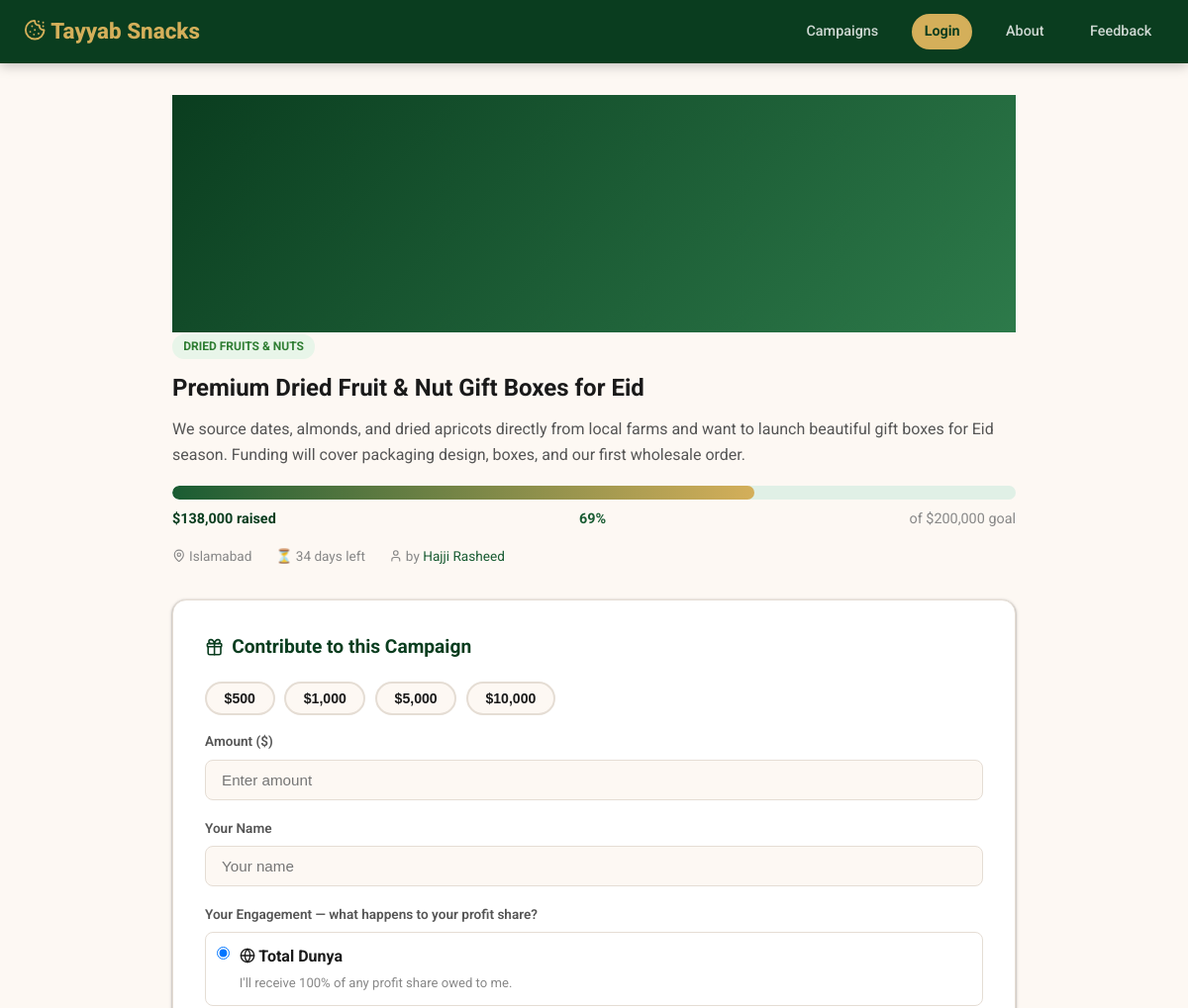
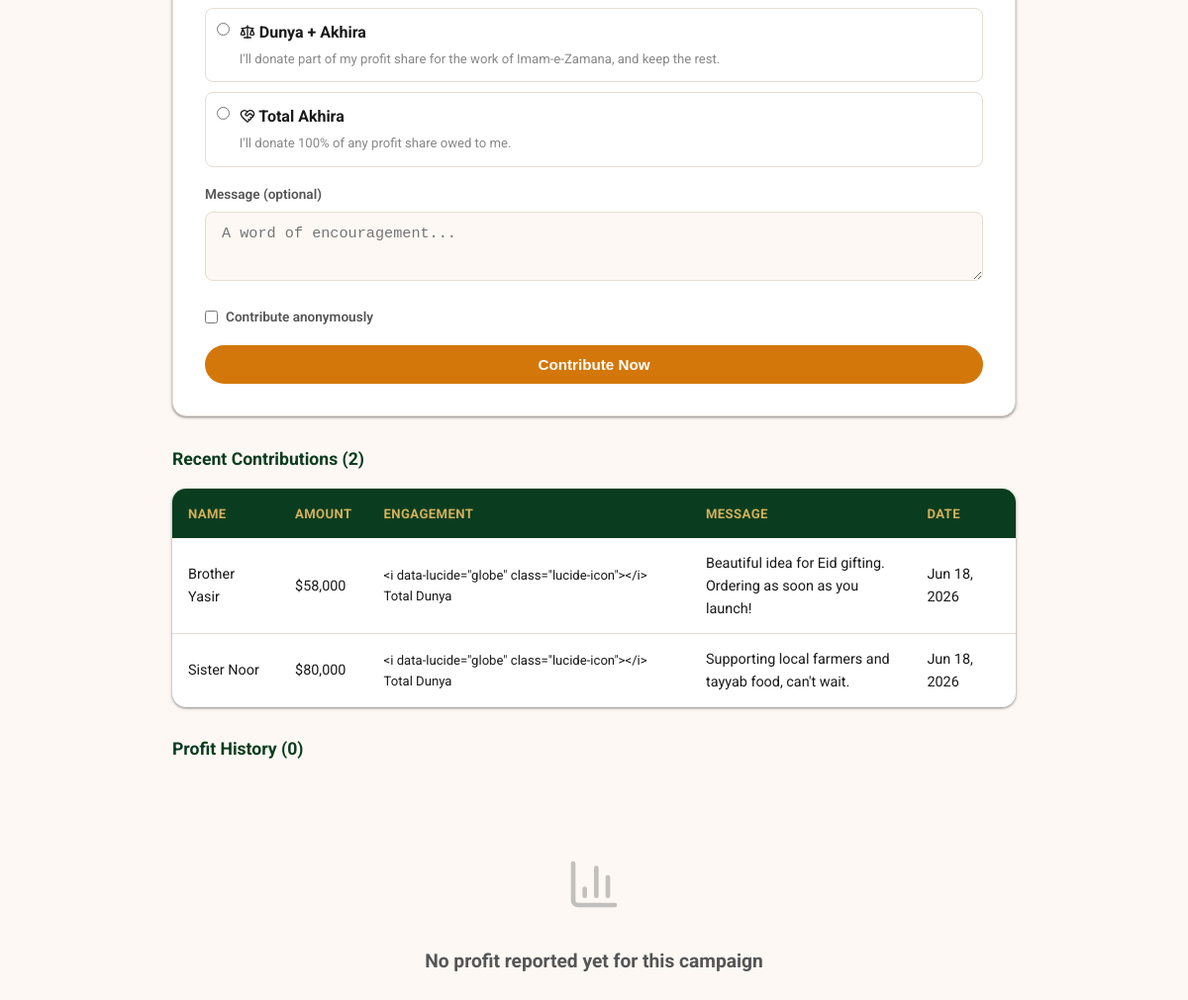
Page /campaign.php?id=3 on the earlier database version (2 pictures, top to bottom).
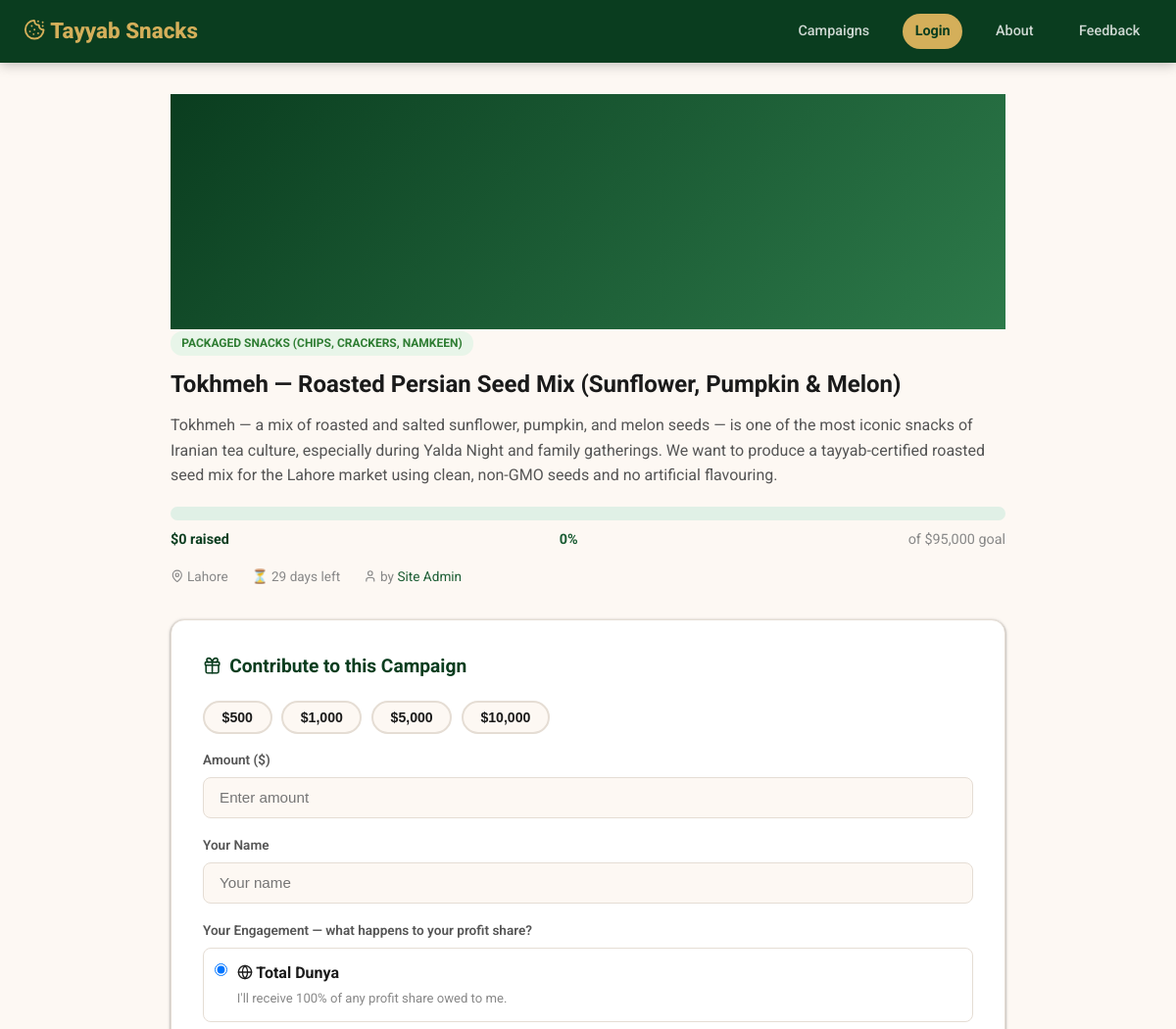
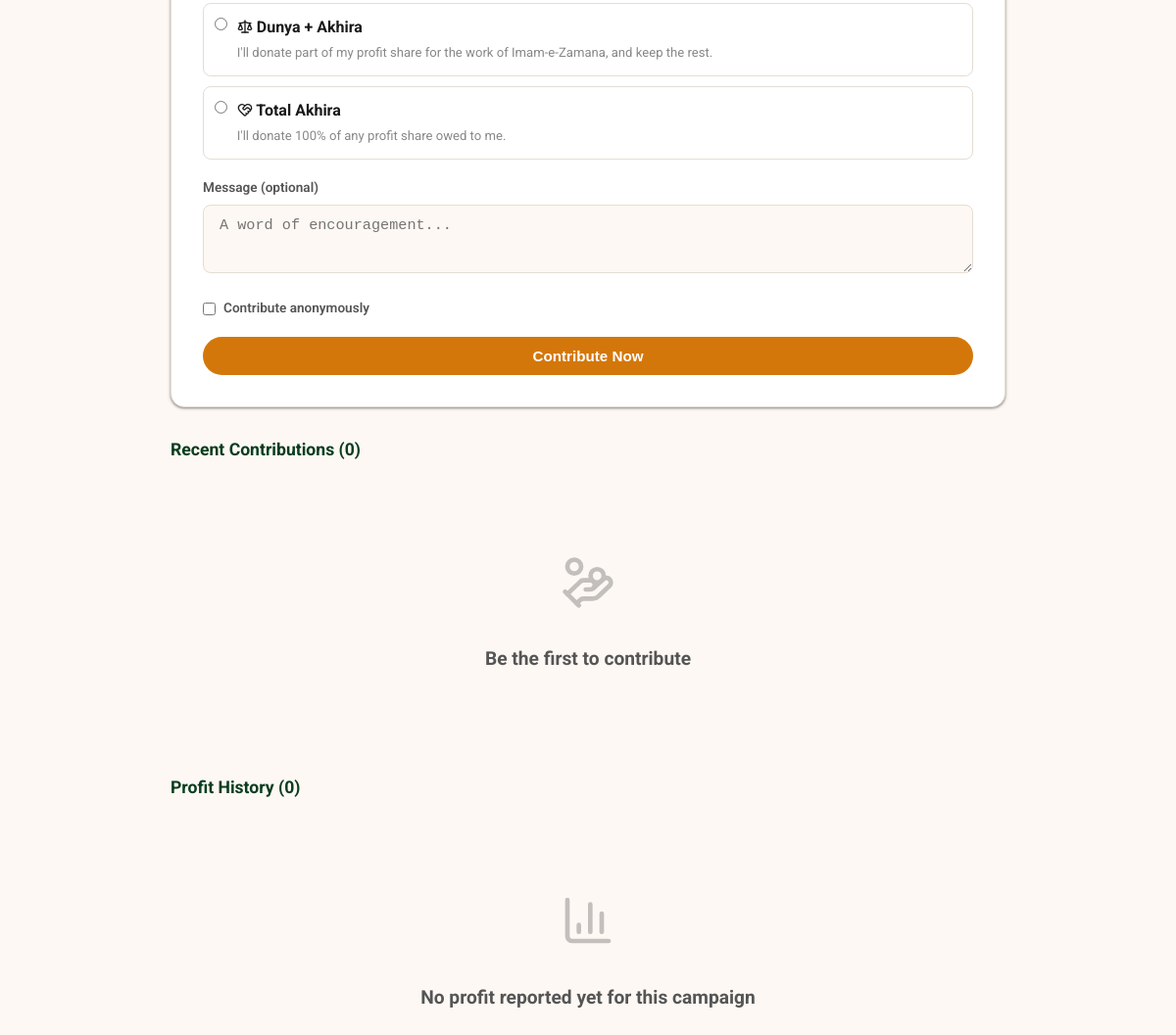
Same page on the later database version (2 pictures, top to bottom).
### tables this page shows
CREATE TABLE IF NOT EXISTS campaigns (
    id            INT UNSIGNED AUTO_INCREMENT PRIMARY KEY,
    user_id       INT UNSIGNED NOT NULL,
    category_id   INT UNSIGNED,
    title         VARCHAR(200) NOT NULL,
    description   TEXT NOT NULL,
    goal_amount   DECIMAL(12,2) NOT NULL,
    raised_amount DECIMAL(12,2) DEFAULT 0.00,
    city          VARCHAR(100),
    image_url     VARCHAR(500),
    deadline      DATE,
    status        ENUM('pending','active','funded','closed','rejected') DEFAULT 'pending',
    created_at    TIMESTAMP DEFAULT CURRENT_TIMESTAMP,
    updated_by    INT UNSIGNED NULL,
    updated_at    TIMESTAMP NULL,
    FOREIGN KEY (user_id)     REFERENCES users(id) ON DELETE CASCADE,
    FOREIGN KEY (category_id) REFERENCES categories(id) ON DELETE SET NULL,
    FOREIGN KEY (updated_by)  REFERENCES users(id) ON DELETE SET NULL,
    INDEX idx_status (status),
    INDEX idx_user (user_id)
);

CREATE TABLE IF NOT EXISTS categories (
    id   INT UNSIGNED AUTO_INCREMENT PRIMARY KEY,
    name VARCHAR(100) NOT NULL,
    icon VARCHAR(10)
);

CREATE TABLE IF NOT EXISTS users (
    id         INT UNSIGNED AUTO_INCREMENT PRIMARY KEY,
    name       VARCHAR(100) NOT NULL,
    email      VARCHAR(150) NOT NULL UNIQUE,
    password   VARCHAR(255) NOT NULL,
    phone      VARCHAR(30),
    city       VARCHAR(100),
    country    VARCHAR(100) DEFAULT 'Pakistan',
    is_admin   TINYINT(1) DEFAULT 0,
    is_verified TINYINT(1) DEFAULT 0,
    verification_token   VARCHAR(64) NULL,
    verification_expires  DATETIME NULL,
    created_at TIMESTAMP DEFAULT CURRENT_TIMESTAMP,
    INDEX idx_email (email)
);

CREATE TABLE IF NOT EXISTS contributions (
    id             INT UNSIGNED AUTO_INCREMENT PRIMARY KEY,
    campaign_id    INT UNSIGNED NOT NULL,
    user_id        INT UNSIGNED,         
    donor_name     VARCHAR(100),
    amount         DECIMAL(10,2) NOT NULL,
    message        TEXT,
    is_anonymous   TINYINT(1) DEFAULT 0,
    akhira_percent TINYINT UNSIGNED DEFAULT 0,
    created_at     TIMESTAMP DEFAULT CURRENT_TIMESTAMP,
    FOREIGN KEY (campaign_id) REFERENCES campaigns(id) ON DELETE CASCADE,
    FOREIGN KEY (user_id)     REFERENCES users(id) ON DELETE SET NULL,
    INDEX idx_campaign (campaign_id)
);

### campaign.php (the view, shortened to what this page needs)
<?php
require_once __DIR__ . '/db.php';
$user = auth();
$id = (int) ($_GET['id'] ?? 0);
$stmt = $pdo->prepare(
    'SELECT c.*, u.name AS creator_name, u.city AS creator_city, cat.name AS cat_name, cat.icon AS cat_icon,
            e.name AS editor_name, e.is_admin AS editor_is_admin
     FROM campaigns c JOIN users u ON u.id = c.user_id LEFT JOIN categories cat ON cat.id = c.category_id
     LEFT JOIN users e ON e.id = c.updated_by
     WHERE c.id = ?'
);
$stmt->execute([$id]);
$campaign = $stmt->fetch();
$contributions = $pdo->prepare('SELECT * FROM contributions WHERE campaign_id = ? ORDER BY created_at DESC LIMIT 20');
$contributions->execute([$id]);
$contributions = $contributions->fetchAll();
$profitReports = $pdo->prepare(
    "SELECT pr.*, (SELECT COALESCE(SUM(payout_amount),0) FROM profit_payouts WHERE profit_report_id = pr.id) AS total_payout,
            (SELECT COALESCE(SUM(donated_amount),0) FROM profit_payouts WHERE profit_report_id = pr.id) AS total_donated
     FROM profit_reports pr WHERE pr.campaign_id = ? ORDER BY pr.created_at DESC"
);
$profitReports->execute([$id]);
$profitReports = $profitReports->fetchAll();
$pct = progressPct((float) $campaign['raised_amount'], (float) $campaign['goal_amount']);
$daysLeft = $campaign['deadline'] ? max(0, (int) ((strtotime($campaign['deadline']) - time()) / 86400)) : null;
?>
<!DOCTYPE html>
<html lang="en">
<head>
<link rel="stylesheet" href="style.css">
</head>
<body>
<nav class="navbar">
    <a class="nav-brand" href="index.php"><i data-lucide="cookie" class="lucide-icon"></i> <?= e(SITE_NAME) ?></a>
    <div class="nav-links">
        <a href="campaigns.php">Campaigns</a>
        <?php if ($user): ?><span class="nav-user"><i data-lucide="user" class="lucide-icon"></i> <?= e($user['name']) ?></span><a href="dashboard.php">Dashboard</a><a href="logout.php" class="nav-btn">Logout</a>
        <?php else: ?><a href="login.php" class="nav-btn">Login</a><?php endif; ?>
        <a href="about.php">About</a>
        <a href="feedback.php">Feedback</a>
    </div>
</nav>
<div class="dashboard-wrap" style="max-width:900px">
    <div class="card">
        <div class="campaign-img" style="height:240px;font-size:5rem">
            <?php if ($campaign['image_url']): ?><img src="<?= e($campaign['image_url']) ?>" alt=""><?php else: ?><?= catIcon($campaign['cat_icon'] ?: 'cookie') ?><?php endif; ?>
        </div>
        <div class="card-body">
            <?php if ($campaign['cat_name']): ?><span class="badge badge-active" style="margin-bottom:.6rem;display:inline-block"><?= e($campaign['cat_name']) ?></span><?php endif; ?>
            <div style="display:flex;align-items:center;gap:.7rem;flex-wrap:wrap">
                <h1 style="font-size:1.5rem;margin-bottom:.6rem"><?= e($campaign['title']) ?></h1>
            </div>
            <p style="color:var(--text-mid);white-space:pre-line;margin-bottom:1.2rem"><?= e($campaign['description']) ?></p>
            <div class="prog-wrap">
                <div class="prog-bar" style="height:14px"><div class="prog-fill" style="width:<?= $pct ?>%"></div></div>
                <div class="prog-labels" style="font-size:.9rem;margin-top:.5rem">
                    <span class="prog-raised">$<?= number_format((float) $campaign['raised_amount']) ?> raised</span>
                    <span class="prog-pct"><?= $pct ?>%</span>
                    <span class="prog-goal">of $<?= number_format((float) $campaign['goal_amount']) ?> goal</span>
                </div>
            </div>
            <div style="display:flex;gap:1.5rem;margin-top:1rem;font-size:.85rem;color:var(--text-light)">
                <span><i data-lucide="map-pin" class="lucide-icon"></i> <?= e($campaign['city'] ?: 'N/A') ?></span>
                <span>⏳ <?= $daysLeft !== null ? $daysLeft . ' days left' : 'No deadline' ?></span>
                <span><i data-lucide="user" class="lucide-icon"></i> by <a href="#"><?= e($campaign['creator_name']) ?></a></span>
            </div>
        </div>
    </div>
    <div class="contribute-section">
        <h3><i data-lucide="gift" class="lucide-icon"></i> Contribute to this Campaign</h3>
        <form method="post" id="contribForm">
            <div class="amount-presets">
                <?php foreach ([500, 1000, 5000, 10000] as $amt): ?>
                    <button type="button" class="preset-btn" onclick="document.getElementById('amountInput').value=<?= $amt ?>">$<?= number_format($amt) ?></button>
                <?php endforeach; ?>
            </div>
            <div class="form-group">
                <label class="form-label">Amount ($)</label>
                <input type="number" name="amount" id="amountInput" class="form-control" min="100" step="50" placeholder="Enter amount" required>
            </div>
            <?php if (!$user): ?>
            <div class="form-group">
                <label class="form-label">Your Name</label>
                <input type="text" name="donor_name" class="form-control" placeholder="Your name" required>
            </div>
            <?php endif; ?>
            <div class="form-group">
                <label class="form-label">Your Engagement — what happens to your profit share?</label>
                <div style="display:flex;flex-direction:column;gap:.6rem">
                    <label style="display:flex;align-items:start;gap:.6rem;cursor:pointer;padding:.7rem;border:1.5px solid var(--border);border-radius:var(--radius-sm)">
                        <input type="radio" name="engagement" value="dunya" checked onchange="toggleAkhiraSlider()" style="width:auto;margin-top:.2rem">
                        <span><strong><i data-lucide="globe" class="lucide-icon"></i> Total Dunya</strong><br><span style="font-size:.82rem;color:var(--text-light)">I'll receive 100% of any profit share owed to me.</span></span>
                    </label>
                    <label style="display:flex;align-items:start;gap:.6rem;cursor:pointer;padding:.7rem;border:1.5px solid var(--border);border-radius:var(--radius-sm)">
                        <input type="radio" name="engagement" value="mixed" onchange="toggleAkhiraSlider()" style="width:auto;margin-top:.2rem">
                        <span><strong><i data-lucide="scale" class="lucide-icon"></i> Dunya + Akhira</strong><br><span style="font-size:.82rem;color:var(--text-light)">I'll donate part of my profit share for the work of Imam-e-Zamana, and keep the rest.</span></span>
                    </label>
                    <label style="display:flex;align-items:start;gap:.6rem;cursor:pointer;padding:.7rem;border:1.5px solid var(--border);border-radius:var(--radius-sm)">
                        <input type="radio" name="engagement" value="akhira" onchange="toggleAkhiraSlider()" style="width:auto;margin-top:.2rem">
                        <span><strong><i data-lucide="heart-handshake" class="lucide-icon"></i> Total Akhira</strong><br><span style="font-size:.82rem;color:var(--text-light)">I'll donate 100% of any profit share owed to me.</span></span>
                    </label>
                </div>
            </div>
            <div class="form-group">
                <label class="form-label">Message (optional)</label>
                <textarea name="message" class="form-control" placeholder="A word of encouragement..." style="min-height:70px"></textarea>
            </div>
            <div class="form-group">
                <label class="form-label" style="display:flex;align-items:center;gap:.5rem;cursor:pointer">
                    <input type="checkbox" name="is_anonymous" value="1" style="width:auto">
                    Contribute anonymously
                </label>
            </div>
            <button type="submit" class="btn btn-amber btn-full">Contribute Now</button>
        </form>
    </div>
    <h3 style="margin:1.8rem 0 1rem;font-size:1.1rem;color:var(--green-deep)">Recent Contributions (<?= count($contributions) ?>)</h3>
    <div class="card">
        <?php if (!$contributions): ?>
            <div class="empty-state"><div class="icon"><i data-lucide="hand-coins" class="lucide-icon"></i></div><h3>Be the first to contribute</h3></div>
        <?php else: ?>
        <table class="table">
            <thead><tr><th>Name</th><th>Amount</th><th>Engagement</th><th>Message</th><th>Date</th></tr></thead>
            <tbody>
                <?php foreach ($contributions as $c): ?>
                <tr>
                    <td><?= e($c['is_anonymous'] ? 'Anonymous' : $c['donor_name']) ?></td>
                    <td>$<?= number_format((float) $c['amount']) ?></td>
                    <td style="font-size:.82rem"><?= e(engagementLabel((int) $c['akhira_percent'])) ?></td>
                    <td style="max-width:250px"><?= e($c['message'] ?: '—') ?></td>
                    <td><?= date('M j, Y', strtotime($c['created_at'])) ?></td>
                </tr>
                <?php endforeach; ?>
            </tbody>
        </table>
        <?php endif; ?>
    </div>
    <h3 style="margin:1.8rem 0 1rem;font-size:1.1rem;color:var(--green-deep)">Profit History (<?= count($profitReports) ?>)</h3>
    <div class="card">
        <?php if (!$profitReports): ?>
            <div class="empty-state"><div class="icon"><i data-lucide="bar-chart-3" class="lucide-icon"></i></div><h3>No profit reported yet for this campaign</h3></div>
        <?php endif; ?>
    </div>
</div>
</body>
</html>

### db.php (shortened to what this page needs)
<?php
function e(string $s): string {
    return htmlspecialchars($s, ENT_QUOTES, 'UTF-8');
}
function auth(): ?array {
    if (!isset($_SESSION['user'])) {
        return null;
    }
    return $_SESSION['user'];
}
function catIcon(?string $iconName): string {
    return '<i data-lucide="' . e($iconName ?: 'package') . '" class="lucide-icon"></i>';
}
function progressPct(float $raised, float $goal): int {
    return (int) min(100, round($raised / $goal * 100));
}
function engagementLabel(int $akhiraPercent): string {
    if ($akhiraPercent <= 0) return '<i data-lucide="globe" class="lucide-icon"></i> Total Dunya';
    return "<i data-lucide=\"scale\" class=\"lucide-icon\"></i> Dunya + Akhira ({$akhiraPercent}%)";
}

Differences in the rows shown:
removed contributions: donor_name "Brother Yasir", amount "58,000", shows "<i data-lucide=\"globe\" class=\"lucide-icon\"></i> Total Dunya", message "Beautiful idea for Eid gifting. Ordering as soon as you launch!", created_at "Jun 18, 2026"
removed contributions: donor_name "Sister Noor", amount "80,000", shows "<i data-lucide=\"globe\" class=\"lucide-icon\"></i> Total Dunya", message "Supporting local farmers and tayyab food, can't wait.", created_at "Jun 18, 2026"
changed campaigns: category.name "DRIED FRUITS & NUTS" → "PACKAGED SNACKS (CHIPS, CRACKERS, NAMKEEN)"; title "Premium Dried Fruit & Nut Gift Boxes for Eid" → "Tokhmeh — Roasted Persian Seed Mix (Sunflower, Pumpkin & Melon)"; description "We source dates, almonds, and dried apricots directly from local farms and want to launch beautiful gift boxes for Eid season. Funding will cover packaging design, boxes, and our first wholesale order." → "Tokhmeh — a mix of roasted and salted sunflower, pumpkin, and melon seeds — is one of the most iconic snacks of Iranian tea culture, especially during Yalda Night and family gatherings. We want to produce a tayyab-certified roasted seed mix for the Lahore market using clean, non-GMO seeds and no artificial flavouring."; raised_amount "138,000" → "0"; pct "69" → "0"; goal_amount "200,000" → "95,000"; city "Islamabad" → "Lahore"; deadline "34" → "29"; user.name "Hajji Rasheed" → "Site Admin"
Other differences:
count($contributions): "2" → "0"
text no longer shown: "NAME AMOUNT ENGAGEMENT MESSAGE DATE"
text now shown: "Be the first to contribute"
